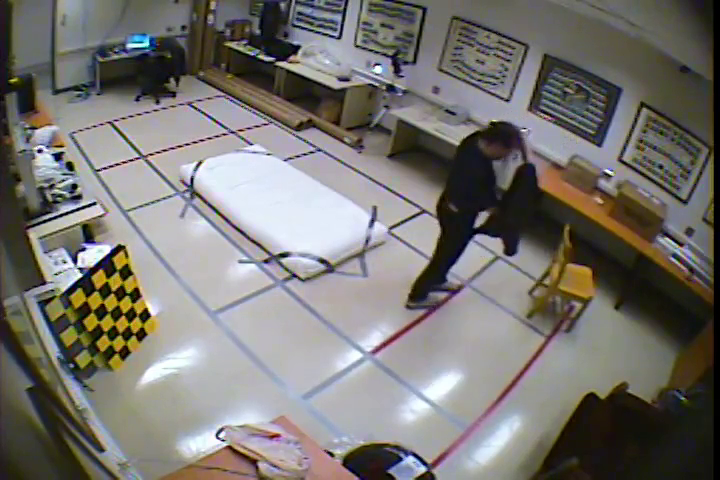
#> input picture frame 55 of falling.mp4, 720 x 480 px
$ python fall_detection.py
#> lines starting #> are read from the running program, lines starting #| are printed output that depends on the picture; after the words box and inside, x2 and y2 are one past the last pixel; in counts of white or black regions, pixels touching at a corner belong together
import cv2
import numpy as np
import asyncio
from aiocoap import Context, Message
from aiocoap.numbers.codes import Code
import os

# Supporting functions

def modify_mask(fg_mask, strel_type, strel_size):
    kernel = cv2.getStructuringElement(strel_type, (strel_size, strel_size))
    fg_close = cv2.morphologyEx(fg_mask, cv2.MORPH_CLOSE, kernel)
    return fg_close

def mask_inside_bbox(fg_mask, bbox):
    fg_bbox = np.zeros_like(fg_mask)
    fg_bbox[bbox[1]:bbox[1]+bbox[3], bbox[0]:bbox[0]+bbox[2]] = fg_mask[bbox[1]:bbox[1]+bbox[3], bbox[0]:bbox[0]+bbox[2]]
    return fg_bbox

def calc_speed(mhimage, fg_bbox, tmhi):
    timestamp = 1
    mhimage[fg_bbox > 0] = timestamp
    mhimage[mhimage > 0] += 1
    mhimage[mhimage >= tmhi] = 0
    return mhimage

def is_fall_detected(mhimage):
    # Implement your fall detection logic here
    # This is a placeholder for demonstration
    return True

async def send_coap_message(message):
    context = await Context.create_client_context()
    request = Message(code=Code.POST, payload=message.encode('utf-8'))
    request.set_request_uri('coap://localhost/input')
    await context.request(request).response

def save_frame(frame, filename):
    cv2.imwrite(filename, frame)

def fall_detection():
    vid = cv2.VideoCapture("C:/Users/lenovo/Documents/MATLAB/Indust/falling.mp4")

    fgbg = cv2.createBackgroundSubtractorMOG2(history=10, varThreshold=5, detectShadows=True)
    tmhi = 15
    strel_type = cv2.MORPH_RECT
    strel_size = 5
    mhimage = None

    frame_no = 0
    while vid.isOpened():
        ret, frame = vid.read()
#> frame is the input picture: shape (480, 720, 3); mean B, G, R 112.6, 116.4, 119.1
        if not ret:
            break
        frame_no += 1

        if frame_no == 1:
            mhimage = np.zeros((frame.shape[0], frame.shape[1]), dtype=np.uint8)

        fg_mask = fgbg.apply(frame)
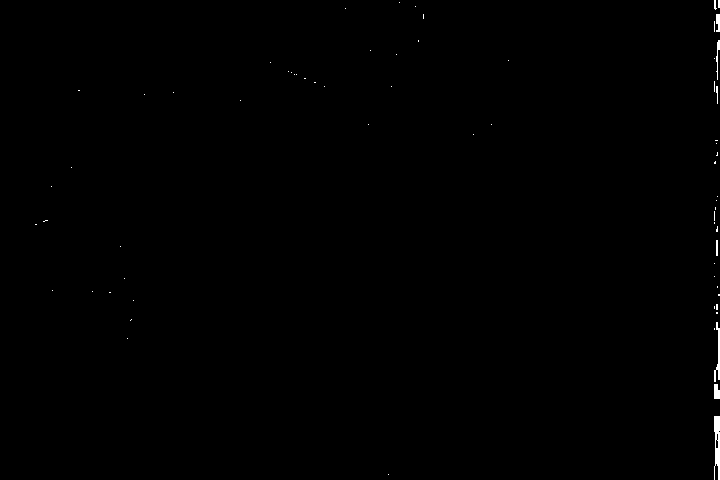
#> fg_mask: shape (480, 720); values 127 (black) and 255 (white), 0.25% white; 67 white regions (59 under 20 px), largest, box (x1, y1, x2, y2) and area: (714, 416, 720, 480) 284, (714, 322, 720, 382) 153, (714, 384, 720, 399) 78
        fg_close = modify_mask(fg_mask, strel_type, strel_size)
#> in modify_mask, `fg_close = cv2.morphologyEx(fg_mask, cv2.MORPH_CLOSE, kernel)`:
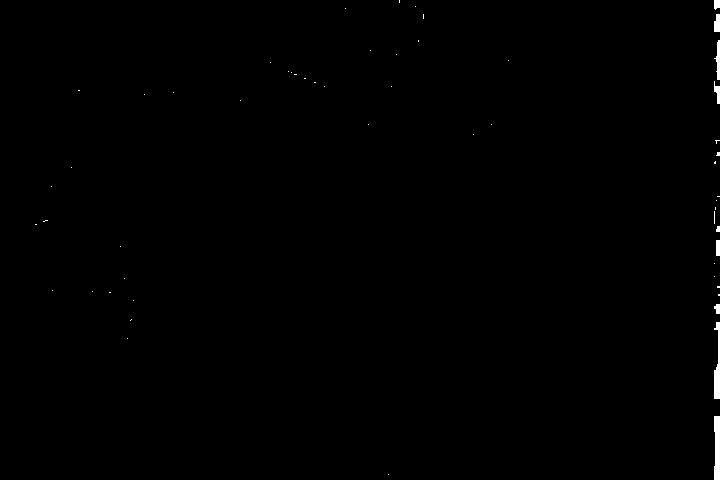
#> fg_close: shape (480, 720); values 127 (black) and 255 (white), 0.36% white; 56 white regions (47 under 20 px), largest, box (x1, y1, x2, y2) and area: (714, 416, 720, 480) 350, (714, 322, 720, 399) 299, (714, 40, 720, 80) 127

        contours, _ = cv2.findContours(fg_close, cv2.RETR_EXTERNAL, cv2.CHAIN_APPROX_SIMPLE)
#> contours = [[[0, 0], [0, 479], [719, 479], [719, 0]]]
        areas = [cv2.contourArea(contour) for contour in contours]
#> areas = [344401]

        if areas:
            max_area_idx = np.argmax(areas)
#> max_area_idx = 0
            max_contour = contours[max_area_idx]
#> max_contour = [[0, 0], [0, 479], [719, 479], [719, 0]]
            x, y, w, h = cv2.boundingRect(max_contour)
#> x = 0; y = 0; w = 720; h = 480
            bbox = (x, y, w, h)
#> bbox = (0, 0, 720, 480)

            fg_bbox = mask_inside_bbox(fg_close, bbox)
            mhimage = calc_speed(mhimage, fg_bbox, tmhi)
#> in calc_speed, `mhimage[fg_bbox > 0] = timestamp`: mhimage: shape (480, 720); every value is 1
#> in calc_speed, `mhimage[mhimage > 0] += 1`: mhimage: shape (480, 720); every value is 2

            save_frame(frame, f'frame_{frame_no}_original.png')
            save_frame(fg_mask, f'frame_{frame_no}_fgmask.png')
            save_frame((mhimage * 255 / tmhi).astype(np.uint8), f'frame_{frame_no}_mhimage.png')

            if is_fall_detected(mhimage):
                asyncio.run(send_coap_message("Random data from Python"))
#> (the call stopped at `async def send_coap_message(message): context = await Context.create_c..`: aiocoap is not available in this run)
        else:
            save_frame(frame, f'frame_{frame_no}_original.png')
            save_frame(fg_mask, f'frame_{frame_no}_fgmask.png')
            save_frame((mhimage * 255 / tmhi).astype(np.uint8), f'frame_{frame_no}_mhimage.png')

    vid.release()

if __name__ == "__main__":
#> (the run stopped early here; a loop or call above may not have finished)

$ run again, starting later in the video
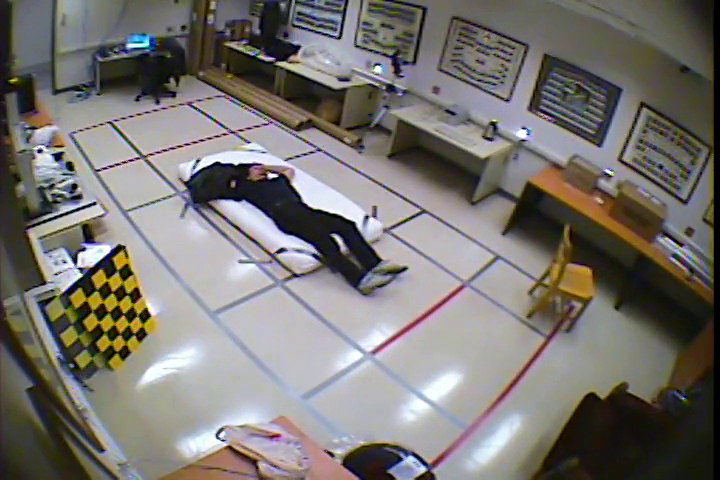
#> input picture frame 247 of falling.mp4, 720 x 480 px
#> in fall_detection, frame is the input picture: shape (480, 720, 3); mean B, G, R 112.9, 116.6, 120.2
#> in fall_detection, `fg_mask = fgbg.apply(frame)`:
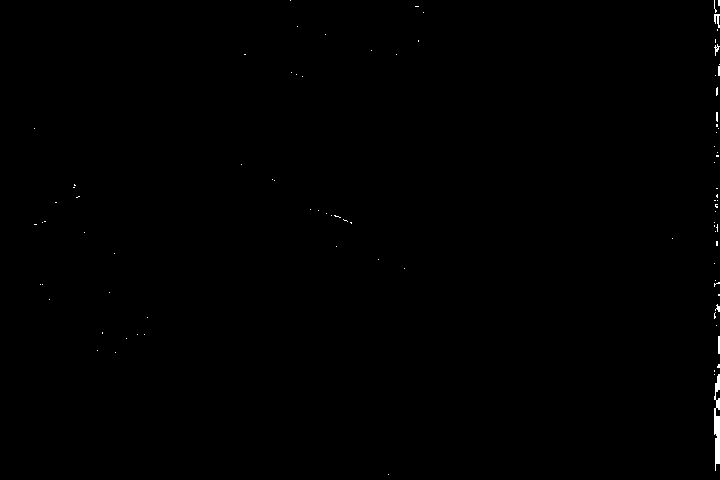
#> fg_mask: shape (480, 720); values 127 (black) and 255 (white), 0.23% white; 89 white regions (83 under 20 px), largest, box (x1, y1, x2, y2) and area: (714, 374, 720, 471) 394, (714, 14, 720, 28) 49, (718, 336, 720, 354) 36, (714, 44, 720, 56) 28, (715, 304, 720, 312) 22, (718, 66, 720, 76) 20
#> in modify_mask, `fg_close = cv2.morphologyEx(fg_mask, cv2.MORPH_CLOSE, kernel)`:
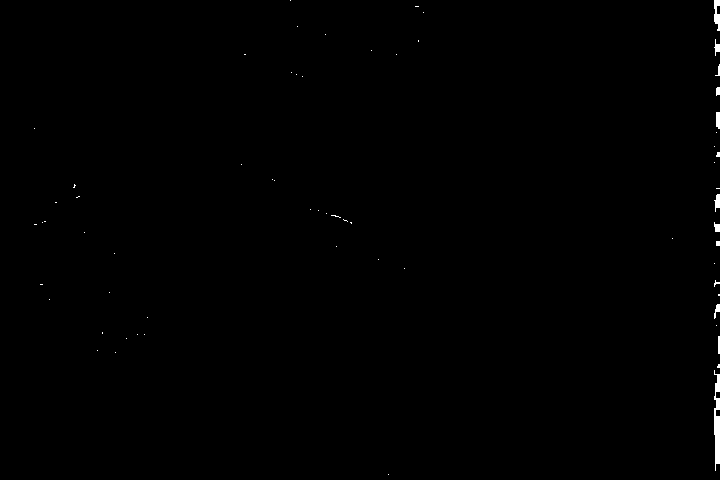
#> fg_close: shape (480, 720); values 127 (black) and 255 (white), 0.31% white; 66 white regions (55 under 20 px), largest, box (x1, y1, x2, y2) and area: (714, 370, 720, 471) 421, (714, 0, 720, 31) 129, (714, 194, 720, 212) 68
#> contours = [[[0, 0], [0, 479], [719, 479], [719, 0]]]
#> areas = [344401]
#> max_area_idx = 0
#> max_contour = [[0, 0], [0, 479], [719, 479], [719, 0]]
#> x = 0; w = 720; h = 480
#> bbox = (0, 0, 720, 480)
